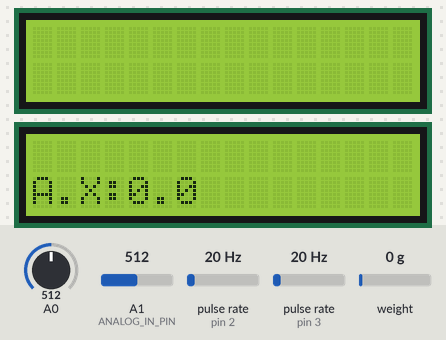
A sketch run on a simulated Arduino Uno, built with avr-gcc and run on an emulated ATmega328P. Shown: 2 × 16×2 character LCD. Wiring (inferred from the names in the program): 2 × pulse sensor: data pin 2 / data pin 3. Inputs (shaded band) come from the test bench; at power-on: weight on the scale 0 g, pulse rate (sensors on pin 2, pin 3) 20 Hz, A0 = 512, A1 (ANALOG_IN_PIN) = 512. What the sketch prints to the serial monitor is not drawn.

Above: at 2.9 s.
3.0 s: weight on the scale set to 100 g
At 7.7 s:
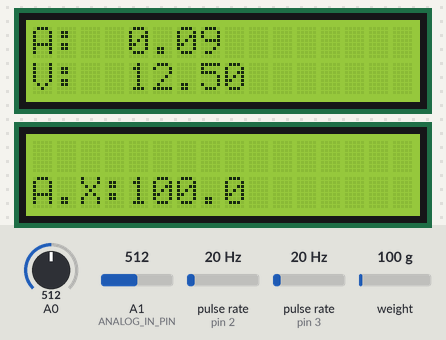
8.6 s: pulse rate (sensor on pin 2) set to 4 Hz
At 16.6 s:
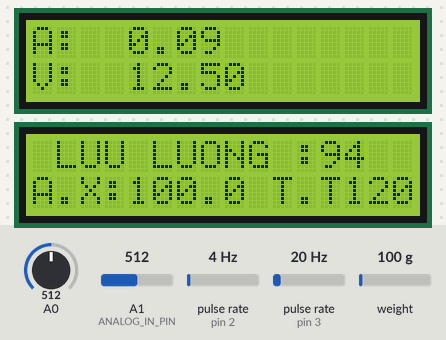
17.7 s: A0 set to 716
At 22.9 s:
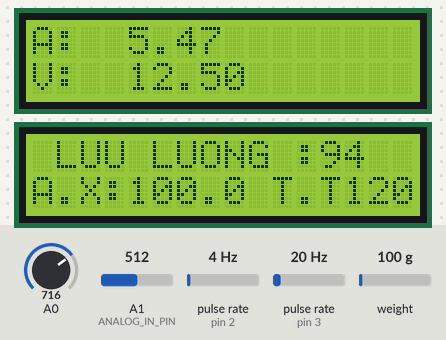
23.2 s: pulse rate (sensor on pin 3) set to 4 Hz
At 34.0 s:
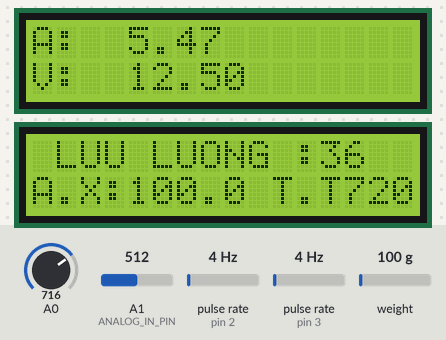
34.2 s: A1 (ANALOG_IN_PIN) set to 716
At 35.2 s:
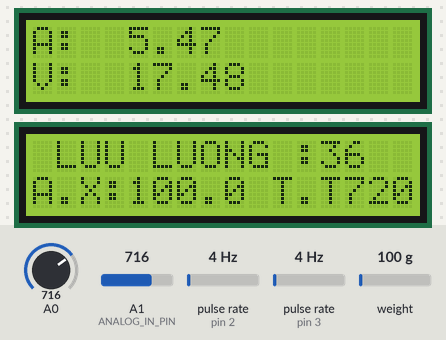
36.1 s: weight on the scale set to 1250 g
At 38.7 s:
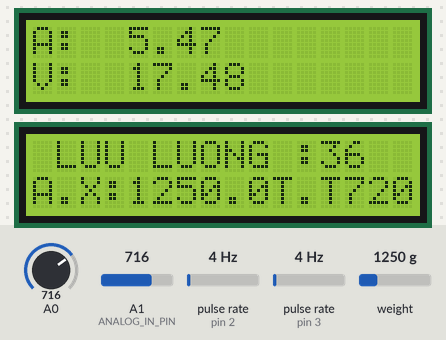
Timing chart, 0 to 40.2 s (numbered marks = the images above; inputs shaded):
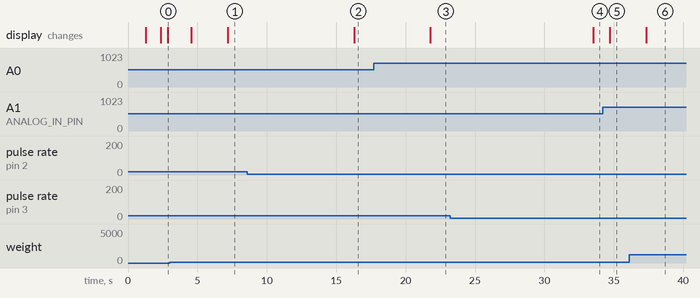

Measured:
- after the input at 3.0 s, the display: first differs from a run without the input after 4.2 s (image 1)
- after the input at 8.6 s, the display: changes after 7.7 s (image 2)
- after the input at 17.7 s, the display: changes after 4.1 s (image 3)
- after the input at 23.2 s, the display: changes after 10.3 s (image 4)
- after the input at 34.2 s, the display: changes after 0.49 s (image 5)
- after the input at 36.1 s, the display: changes after 1.2 s (image 6)

The sketch:

siiuuuuuuuuuuuuuuuuuuu_5.6.27.ino
```cpp
//Cam bien chan 2
 #include <LiquidCrystal_I2C.h>
 #include <SoftwareSerial.h>
 SoftwareSerial bt(12,13);
 LiquidCrystal_I2C lcd(0x27,16,2); //LCD 16x02, địa chỉ I2C là 0X27
 LiquidCrystal_I2C lcd1(0x26,16,2);
 #define ANALOG_IN_PIN A1
 float adc_voltage = 0.0;
float in_voltage = 0.0;
int bawn ;
// Floats for resistor values in divider (in ohms)
float R1 = 30000.0;
float R2 = 7500.0;

// Float for Reference Voltage
float ref_voltage = 5.0;
// Integer for ADC value
int adc_value = 0;
int enco = 3;
int dem = 0;
int rpm = 0;
int timecho = 15000;// laays 1 vongf ddem laf 15 giay
unsigned long thoigian;
unsigned long hientai;

void dem_xung()
{
  dem++; //đếm xung
}
volatile int flow_frequency; // Đo xung cảm biến lưu lượng
unsigned int l_hour; // Tính toán số lít/giờ
unsigned char flowsensor = 2; // Cảm biến nối với chân 5
unsigned long currentTime;
unsigned long cloopTime;
void flow () // Hàm ngắt
{
   flow_frequency++;
}
#include "HX711.h"


// HX711 circuit wiring
const int LOADCELL_DOUT_PIN = 4;
const int LOADCELL_SCK_PIN = 5;
HX711 scale;
void setup()
 {
  {
    Serial.begin(9600);

   bt.begin(9600);
 bt.println("Ready");
  }
  {
  Serial.begin(9600);
}
{

  // Setup Serial Monitor
  Serial.begin(9600);
  }
  {
  Serial.begin(9600); //Mở cổng Serial ở 9600
//Khởi động LCD
  lcd1.init(); //Khởi tạo màn hình LCD
  lcd1.backlight(); //Bật đèn màn hình lCD


  }
  {
  Serial.begin(9600);
  Serial.println("HX711 Demo");

  Serial.println("Initializing the scale");

  // Initialize library with data output pin, clock input pin and gain factor.
  // Channel selection is made by passing the appropriate gain:
  // - With a gain factor of 64 or 128, channel A is selected
  // - With a gain factor of 32, channel B is selected
  // By omitting the gain factor parameter, the library
  // default "128" (Channel A) is used here.
  scale.begin(LOADCELL_DOUT_PIN, LOADCELL_SCK_PIN);

  scale.set_scale(2280.f);                      // 2280this value is obtained by calibrating the scale with known weights; see the README for details
  scale.tare();                // reset the scale to 0
}
  {
  Serial.begin(9600); //Mở cổng Serial ở 9600
  lcd.init(); //Khởi động LCD
  lcd.backlight(); //Bật đèn nền
  lcd.setCursor(1,0); //Cột 1, hàng 0
   lcd1.init(); //Khởi động LCD
  lcd1.backlight(); //Bật đèn nền
  lcd1.setCursor(1,0); //Cột 1, hàng 0
  }
  {
   pinMode(flowsensor, INPUT);
   digitalWrite(flowsensor, HIGH); // Optional Internal Pull-Up
   Serial.begin(9600);
   attachInterrupt(0, flow, RISING); // Setup Interrupt
   sei(); // Enable interrupts
   currentTime = millis();
   cloopTime = currentTime;
}
  {

   Serial.begin(9600);

  pinMode(enco, INPUT);
  attachInterrupt(1, dem_xung, RISING);
  {
  Serial.begin(9600); //Mở cổng Serial ở 9600
  lcd.init(); //Khởi động LCD
  lcd.backlight(); //Bật đèn nền
  lcd.setCursor(1,0); //Cột 1, hàng 0
  }
  }
 }

 void loop()
 {
  {
  Serial.print("one reading:\t");
  Serial.print(scale.get_units(), 1);
  Serial.print("\t| average:\t");
  Serial.println(scale.get_units(10), 1);
  lcd.setCursor(0,1);
  lcd.print("A.X:");
  lcd.setCursor(4,1);
  lcd.print(scale.get_units(5), 1);
  scale.power_down();              // put the ADC in sleep mode
  delay(500);
  scale.power_up();
}
  {
   currentTime = millis();
   // Every second, calculate and print litres/hour
   if(currentTime >= (cloopTime + 15000))
   {
        cloopTime = currentTime; // Updates cloopTime
      // Pulse frequency (Hz) = 7.5Q, Q is flow rate in L/min.
      l_hour = (flow_frequency * 60 / 7.5/15); // (Pulse frequency x 60 min) / 7.5Q = flowrate in L/hour
      flow_frequency = 0; // Reset Counter
      Serial.print(l_hour, DEC); // Print litres/hour
      Serial.println(" L/hour");
        lcd.setCursor(1,0);
       lcd.print("LUU LUONG :");
      //lcd.setCursor(11,1);
      lcd.print(l_hour);
   }
}
  {
   thoigian = millis();
//  Serial.print("Time: "); Serial.print(thoigian); Serial.print("   ");
//  Serial.print("Hiện tại: "); Serial.println(hientai);

  if (thoigian - hientai >= timecho)
  {
    hientai = thoigian;
    rpm = (dem/1)*60/150;
        /*
         * Đĩa encoder có 20 xung, chúng ta đo được 120 xung/s
         * vậy lấy 120/20 = 6 vòng/s
         * ta được: 6*60 = số vòng quay / phút (RPM)
         * chia 15 vif chu kyf ddem 1 laanf 30 giay
         */
    Serial.print("\t\t\t\t"); Serial.print("Số xung/s: "); Serial.println(dem);
    Serial.print("\t\t\t\t"); Serial.print("RPM: "); Serial.println(rpm);
     lcd.setCursor(10,1);
     lcd.print("T.T :");
     lcd.setCursor(13,1);
     lcd.print(rpm);
       dem = 0;
  }
  }
  {
 float average = 0;
 for(int i = 0; i < 1000; i++) {
     bawn = average = average + (.0264 * analogRead(A0) -13.51);//for the 5A mode,
//   average = average + (.049 * analogRead(A0) -25);// for 20A mode
// average = average + (.742 * analogRead(A0) -37.8);// for 30A mode
   delay(1);
 }
 Serial.print("APE :");
 Serial.println(average/1000);
 lcd1.setCursor(0,0);
 lcd1.print("A:");
     lcd1.setCursor(4,0);
     lcd1.print(average/1000 + 0.08  );

}
  {
  // Read the Analog Input
  adc_value = analogRead(A1);

  // Determine voltage at ADC input
  adc_voltage  = (adc_value * ref_voltage) / 1024.0;

  // Calculate voltage at divider input
  in_voltage = adc_voltage*(R1+R2)/R2;

  // Print results to Serial Monitor to 2 decimal places
  Serial.print("Voltage = ");
  Serial.println(in_voltage, 2);
  lcd1.setCursor(0,1);
  lcd1.print("V: ");
     lcd1.setCursor(4,1);
     lcd1.print(in_voltage, 2);
     delay(500);
}
bt.print("1");//lưu lượng send distance to MIT App
 bt.print(";");
  bt.print(scale.get_units(5), 1); //áp xuất send distance to MIT App
 bt.print(";");
 bt.print(l_hour);//lưu lượng send distance to MIT App
 bt.print(";");
 bt.print(rpm);//tốc độ tuabin send distance to MIT App
 bt.print(";");
 bt.print(bawn/1000 + 0.08);//dong dien tuabin send distance to MIT App
 bt.print(";");
  bt.print(in_voltage, 2);//hiệu dien the tuabin send distance to MIT App
 bt.print(";");
  }
```
